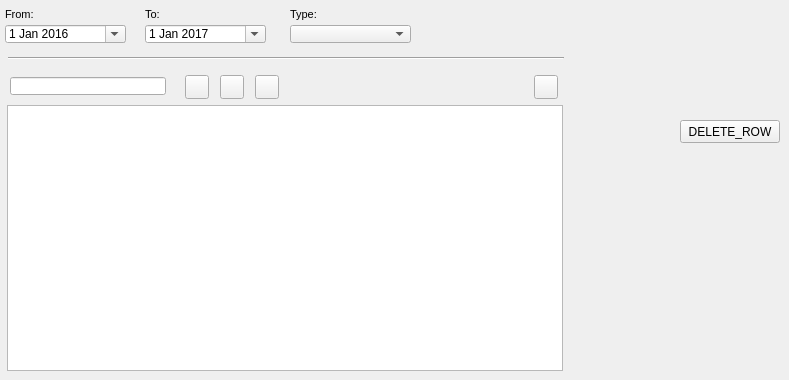
    <widget class="QWidget" name="page_document">
     <attribute name="title">
      <string>Document</string>
     </attribute>
     <widget class="QPushButton" name="delete_row_doc">
      <property name="geometry">
       <rect>
        <x>680</x>
        <y>120</y>
        <width>100</width>
        <height>23</height>
       </rect>
      </property>
      <property name="text">
       <string>DELETE_ROW</string>
      </property>
     </widget>
     <widget class="Line" name="line_6">
      <property name="geometry">
       <rect>
        <x>8</x>
        <y>50</y>
        <width>556</width>
        <height>16</height>
       </rect>
      </property>
      <property name="orientation">
       <enum>Qt::Horizontal</enum>
      </property>
     </widget>
     <widget class="QTableView" name="tbl_document">
      <property name="geometry">
       <rect>
        <x>7</x>
        <y>105</y>
        <width>556</width>
        <height>266</height>
       </rect>
      </property>
      <property name="sortingEnabled">
       <bool>true</bool>
      </property>
     </widget>
     <widget class="QDateEdit" name="date_document_from">
      <property name="geometry">
       <rect>
        <x>5</x>
        <y>25</y>
        <width>121</width>
        <height>18</height>
       </rect>
      </property>
      <property name="date">
       <date>
        <year>2016</year>
        <month>1</month>
        <day>1</day>
       </date>
      </property>
      <property name="calendarPopup">
       <bool>true</bool>
      </property>
     </widget>
     <widget class="QLabel" name="label_doc_from">
      <property name="geometry">
       <rect>
        <x>5</x>
        <y>3</y>
        <width>90</width>
        <height>22</height>
       </rect>
      </property>
      <property name="font">
       <font>
        <pointsize>8</pointsize>
       </font>
      </property>
      <property name="frameShape">
       <enum>QFrame::NoFrame</enum>
      </property>
      <property name="frameShadow">
       <enum>QFrame::Plain</enum>
      </property>
      <property name="text">
       <string>From:</string>
      </property>
      <property name="textFormat">
       <enum>Qt::AutoText</enum>
      </property>
      <property name="scaledContents">
       <bool>false</bool>
      </property>
      <property name="alignment">
       <set>Qt::AlignLeading|Qt::AlignLeft|Qt::AlignVCenter</set>
      </property>
      <property name="margin">
       <number>3</number>
      </property>
     </widget>
     <widget class="QLabel" name="label_doc_to">
      <property name="geometry">
       <rect>
        <x>145</x>
        <y>3</y>
        <width>31</width>
        <height>22</height>
       </rect>
      </property>
      <property name="font">
       <font>
        <pointsize>8</pointsize>
       </font>
      </property>
      <property name="frameShape">
       <enum>QFrame::NoFrame</enum>
      </property>
      <property name="frameShadow">
       <enum>QFrame::Raised</enum>
      </property>
      <property name="text">
       <string>To:</string>
      </property>
      <property name="textFormat">
       <enum>Qt::AutoText</enum>
      </property>
      <property name="scaledContents">
       <bool>false</bool>
      </property>
      <property name="margin">
       <number>3</number>
      </property>
     </widget>
     <widget class="QComboBox" name="doc_type">
      <property name="geometry">
       <rect>
        <x>290</x>
        <y>25</y>
        <width>121</width>
        <height>18</height>
       </rect>
      </property>
     </widget>
     <widget class="QDateEdit" name="date_document_to">
      <property name="geometry">
       <rect>
        <x>145</x>
        <y>25</y>
        <width>121</width>
        <height>18</height>
       </rect>
      </property>
      <property name="date">
       <date>
        <year>2017</year>
        <month>1</month>
        <day>1</day>
       </date>
      </property>
      <property name="calendarPopup">
       <bool>true</bool>
      </property>
     </widget>
     <widget class="QLabel" name="label_doc_type">
      <property name="geometry">
       <rect>
        <x>290</x>
        <y>3</y>
        <width>61</width>
        <height>22</height>
       </rect>
      </property>
      <property name="font">
       <font>
        <pointsize>8</pointsize>
       </font>
      </property>
      <property name="layoutDirection">
       <enum>Qt::LeftToRight</enum>
      </property>
      <property name="frameShape">
       <enum>QFrame::NoFrame</enum>
      </property>
      <property name="frameShadow">
       <enum>QFrame::Raised</enum>
      </property>
      <property name="text">
       <string>Type:</string>
      </property>
      <property name="textFormat">
       <enum>Qt::AutoText</enum>
      </property>
      <property name="scaledContents">
       <bool>false</bool>
      </property>
      <property name="margin">
       <number>3</number>
      </property>
     </widget>
     <widget class="QPushButton" name="btn_doc_insert">
      <property name="geometry">
       <rect>
        <x>185</x>
        <y>75</y>
        <width>24</width>
        <height>24</height>
       </rect>
      </property>
      <property name="toolTip">
       <string>&lt;html&gt;&lt;head/&gt;&lt;body&gt;&lt;p&gt;Link document&lt;/p&gt;&lt;/body&gt;&lt;/html&gt;</string>
      </property>
      <property name="text">
       <string/>
      </property>
      <property name="icon">
       <iconset>
        <normaloff>../icons/111b.png</normaloff>../icons/111b.png</iconset>
      </property>
      <property name="iconSize">
       <size>
        <width>22</width>
        <height>22</height>
       </size>
      </property>
     </widget>
     <widget class="QLineEdit" name="doc_id">
      <property name="geometry">
       <rect>
        <x>10</x>
        <y>77</y>
        <width>156</width>
        <height>18</height>
       </rect>
      </property>
     </widget>
     <widget class="QPushButton" name="btn_doc_new">
      <property name="geometry">
       <rect>
        <x>255</x>
        <y>75</y>
        <width>24</width>
        <height>24</height>
       </rect>
      </property>
      <property name="toolTip">
       <string>&lt;html&gt;&lt;head/&gt;&lt;body&gt;&lt;p&gt;New document&lt;/p&gt;&lt;/body&gt;&lt;/html&gt;</string>
      </property>
      <property name="text">
       <string/>
      </property>
      <property name="icon">
       <iconset>
        <normaloff>../icons/131b.png</normaloff>../icons/131b.png</iconset>
      </property>
      <property name="iconSize">
       <size>
        <width>22</width>
        <height>22</height>
       </size>
      </property>
     </widget>
     <widget class="QPushButton" name="btn_open_doc">
      <property name="geometry">
       <rect>
        <x>534</x>
        <y>75</y>
        <width>24</width>
        <height>24</height>
       </rect>
      </property>
      <property name="toolTip">
       <string>&lt;html&gt;&lt;head/&gt;&lt;body&gt;&lt;p&gt;Open document&lt;/p&gt;&lt;/body&gt;&lt;/html&gt;</string>
      </property>
      <property name="text">
       <string/>
      </property>
      <property name="icon">
       <iconset>
        <normaloff>../icons/170b.png</normaloff>../icons/170b.png</iconset>
      </property>
      <property name="iconSize">
       <size>
        <width>22</width>
        <height>22</height>
       </size>
      </property>
     </widget>
     <widget class="QPushButton" name="btn_doc_delete">
      <property name="geometry">
       <rect>
        <x>220</x>
        <y>75</y>
        <width>24</width>
        <height>24</height>
       </rect>
      </property>
      <property name="toolTip">
       <string>&lt;html&gt;&lt;head/&gt;&lt;body&gt;&lt;p&gt;Unlink document&lt;/p&gt;&lt;/body&gt;&lt;/html&gt;</string>
      </property>
      <property name="text">
       <string/>
      </property>
      <property name="icon">
       <iconset>
        <normaloff>../icons/112b.png</normaloff>../icons/112b.png</iconset>
      </property>
      <property name="iconSize">
       <size>
        <width>22</width>
        <height>22</height>
       </size>
      </property>
     </widget>
    </widget>
